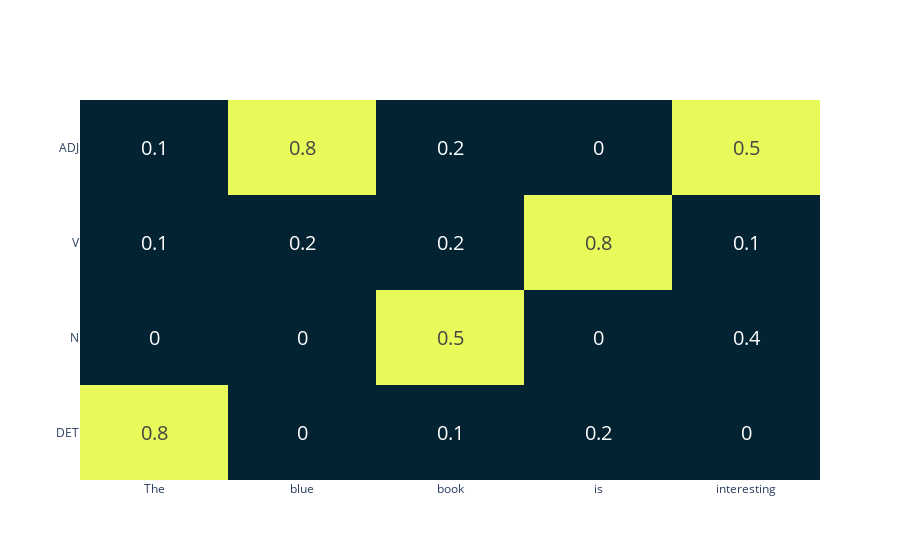

The code cell stored with this chart in its notebook:
### Markdown cell above
# Plots

### Code cell
data = np.array(
    [
        # the blue book is interesting
        [0.8, 0.0, 0.1, 0.2, 0.0],  # DET
        [0.0, 0.0, 0.5, 0.0, 0.4],  # N
        [0.1, 0.2, 0.2, 0.8, 0.1],  # Verb
        [0.1, 0.8, 0.2, 0.0, 0.5],  # ADJ
    ]
)
backpointer = [0, 3, 1, 2, 3]
sentence = "The blue book is interesting"
tags = ["DET", "N", "V", "ADJ"]

plot_viterbi_path_binary(data, backpointer, sentence, tags)

### Figure 1 — Plotly figure (JSON) as saved in the notebook; plotly's stock layout.template omitted (floating-point values rounded to 4 significant figures)
{"data": [{"colorscale": [[0, "rgb(3, 35, 51)"], [0.09091, "rgb(13, 48, 100)"], [0.1818, "rgb(53, 50, 155)"], [0.2727, "rgb(93, 62, 153)"], [0.3636, "rgb(126, 77, 143)"], [0.4545, "rgb(158, 89, 135)"], [0.5455, "rgb(193, 100, 121)"], [0.6364, "rgb(225, 113, 97)"], [0.7273, "rgb(246, 139, 69)"], [0.8182, "rgb(251, 173, 60)"], [0.9091, "rgb(246, 211, 70)"], [1, "rgb(231, 250, 90)"]], "showscale": false, "text": [[0.8, 0, 0.1, 0.2, 0], [0, 0, 0.5, 0, 0.4], [0.1, 0.2, 0.2, 0.8, 0.1], [0.1, 0.8, 0.2, 0, 0.5]], "textfont": {"size": 20}, "texttemplate": "%{text}", "type": "heatmap", "x": ["The", "blue", "book", "is", "interesting"], "y": ["DET", "N", "V", "ADJ"], "z": [[10000.0, 0, 0.1, 0.2, 0], [0, 0, 10000.0, 0, 0.4], [0.1, 0.2, 0.2, 10000.0, 0.1], [0.1, 10000.0, 0.2, 0, 10000.0]]}], "layout": {"autosize": true, "xaxis": {"autorange": true, "range": [-0.5, 4.5], "type": "category"}, "yaxis": {"autorange": true, "range": [-0.5, 3.5], "type": "category"}}}
